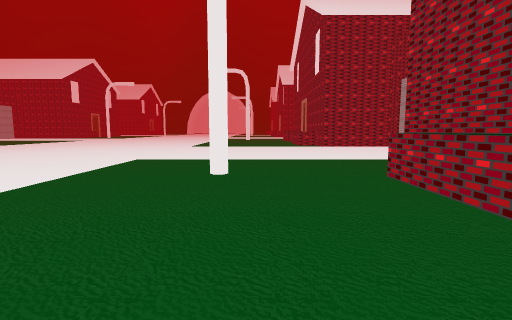
View 1 (above)

21 first-person views from a walk through a scene from a Unity 3-D project. The camera is 1.2 m above the floor, tilts 6° down and sees 85° across. The floor is counted in squares, 2 m on a side. Each view is taken from the middle of a square. On the plan, view 1 faces up. The plan holds only what a view shows up to about 9 squares ahead; the rest is blank. The place goes on beyond the plan. The player is left out.

View 2
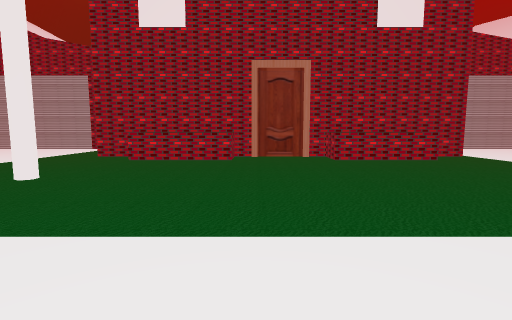

View 3
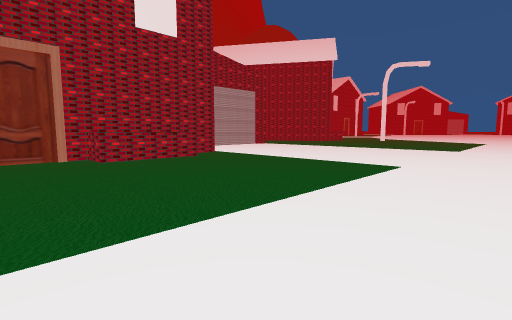

View 4
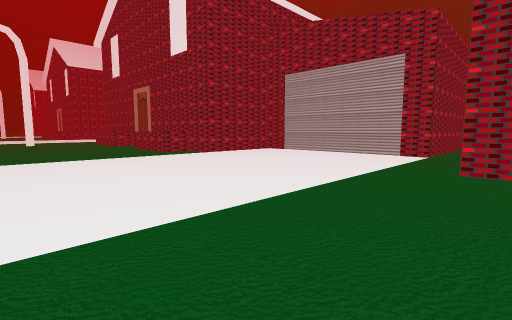

View 5
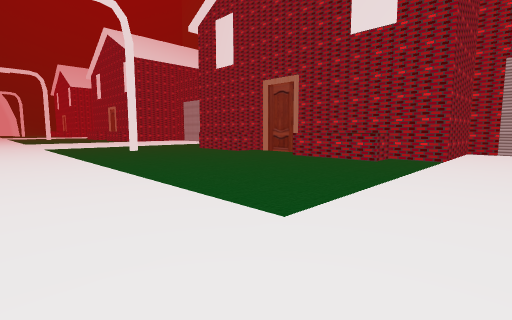

View 6
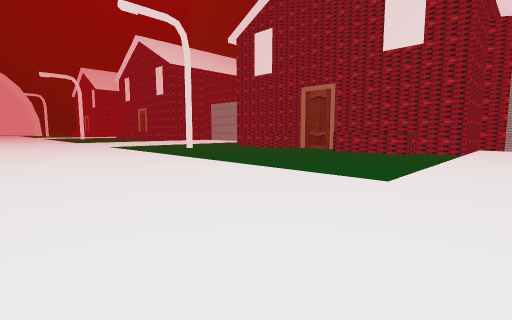

View 7
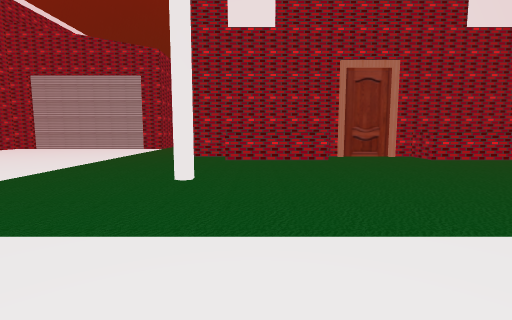

View 8
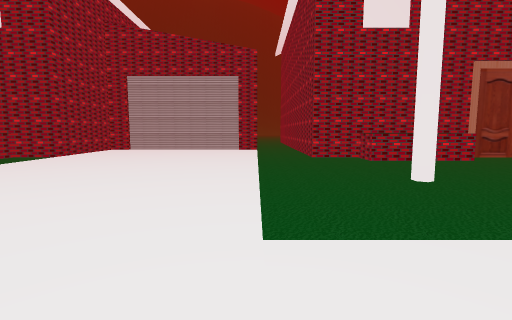

View 9
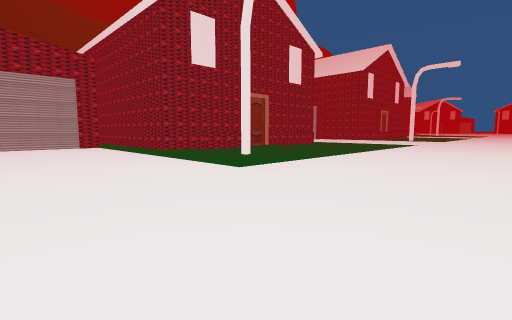

View 10
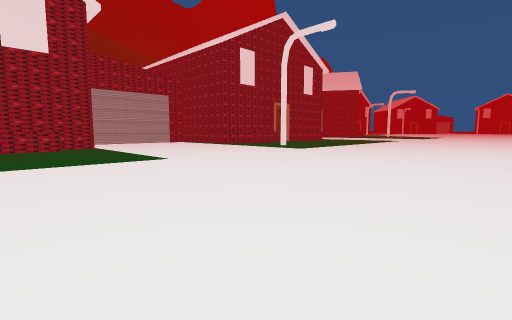

View 11
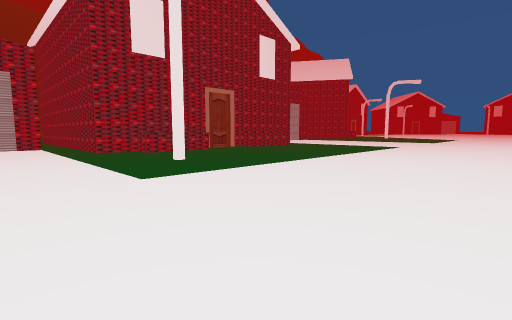

View 12
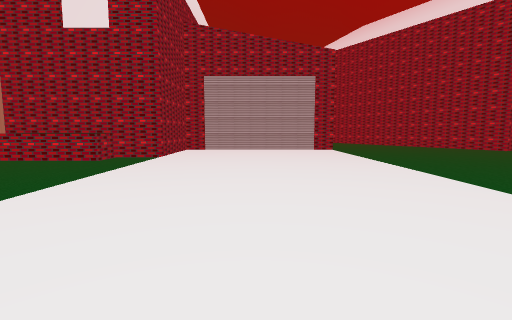

View 13
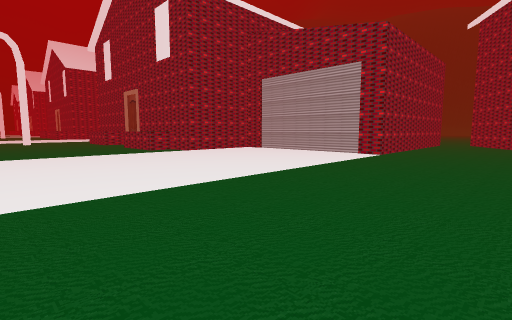

View 14
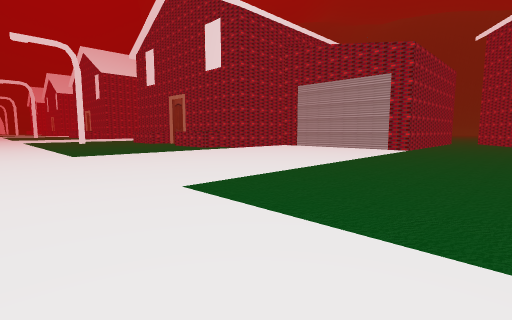

View 15
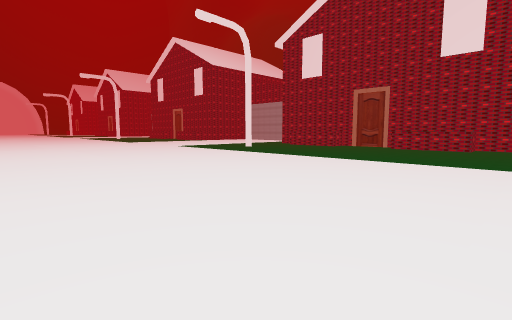

View 16
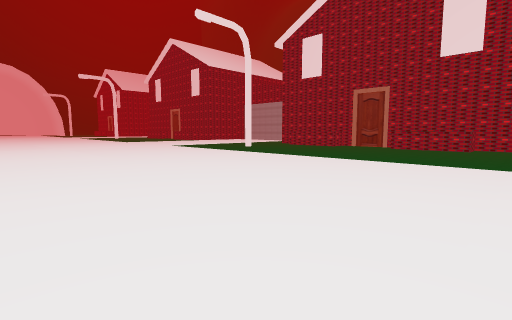

View 17
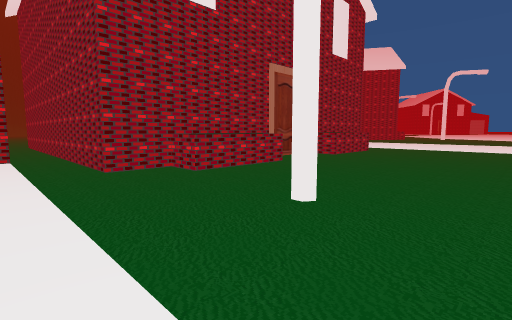

View 18
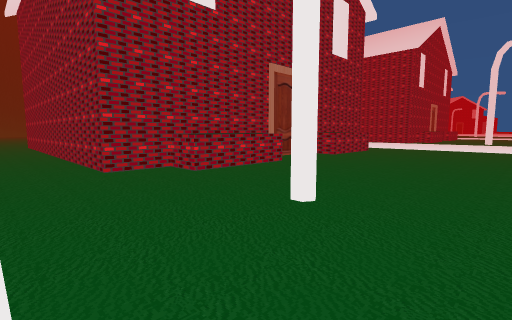

View 19
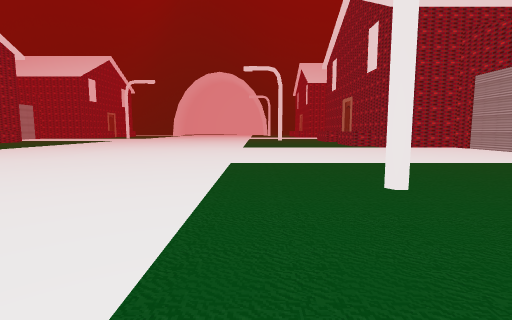

View 20
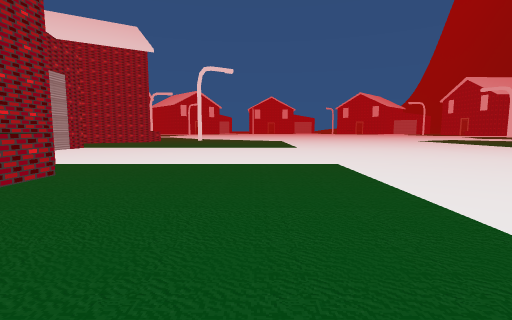

View 21
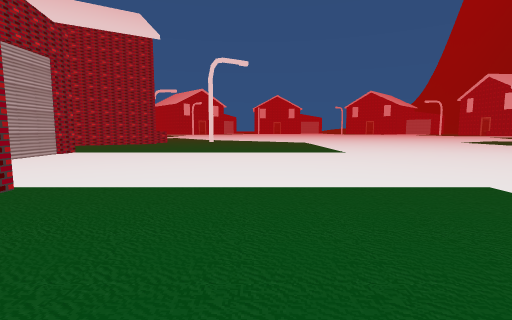

### Floor plan
Points are (right, up) in squares from view 1. A wall is a line through its corners. A room is listed if a view was taken in it or the views show most of it. See-through windows are left out.
Room 1 (views 1, 2, 3, 4, 5, 6, 7, 8, 9, 10, 11, 12, 13, 14, 15, 16, 17, 18, 19, 20, 21)
walls: (1.7, 1.4) (1.7, 3.6) (2.5, 3.6); (2.5, 11.3) (1.7, 11.3) (1.7, 13.4) (2.5, 13.4); (2.5, -2.8) (1.7, -2.8) (1.7, -0.6) (2.5, -0.6); (2.4, 15.5) (1.7, 15.5) (1.7, 17.6) (2.5, 17.6); (8.5, 5.6) (4.9, 5.6) (4.9, 10.2) (2.5, 10.2) (2.5, 18.7) (8.5, 18.7); (4.9, 19.9) (4.9, 24.5); (8.2, -8.4) (4.9, -8.4) (4.9, -3.8) (2.5, -3.8) (2.5, 4.7) (8.5, 4.7)

Where each view was taken, in squares from view 1:
view 1: 0 up, 0 right, facing up
view 2: 1 up, 4 left, facing right
view 3: 1 up, 4 left, facing down-right
view 4: 4 up, 2 left, facing up-right
view 5: 9 up, 4 left, facing up-right
view 6: 9 up, 6 left, facing up-right
view 7: 17 up, 4 left, facing right
view 8: 20 up, 4 left, facing right
view 9: 23 up, 6 left, facing down-right
view 10: 13 up, 8 left, facing down-right
view 11: 7 up, 6 left, facing down-right
view 12: 6 down, 4 left, facing right
view 13: 11 down, 2 left, facing up-right
view 14: 11 down, 4 left, facing up-right
view 15: 4 down, 8 left, facing up-right
view 16: 10 up, 8 left, facing up-right
view 17: 6 up, 2 left, facing down-right
view 18: 20 up, 2 left, facing down-right
view 19: 15 up, 2 left, facing up
view 20: 1 up, 1 left, facing down
view 21: 1 down, 0 right, facing down
